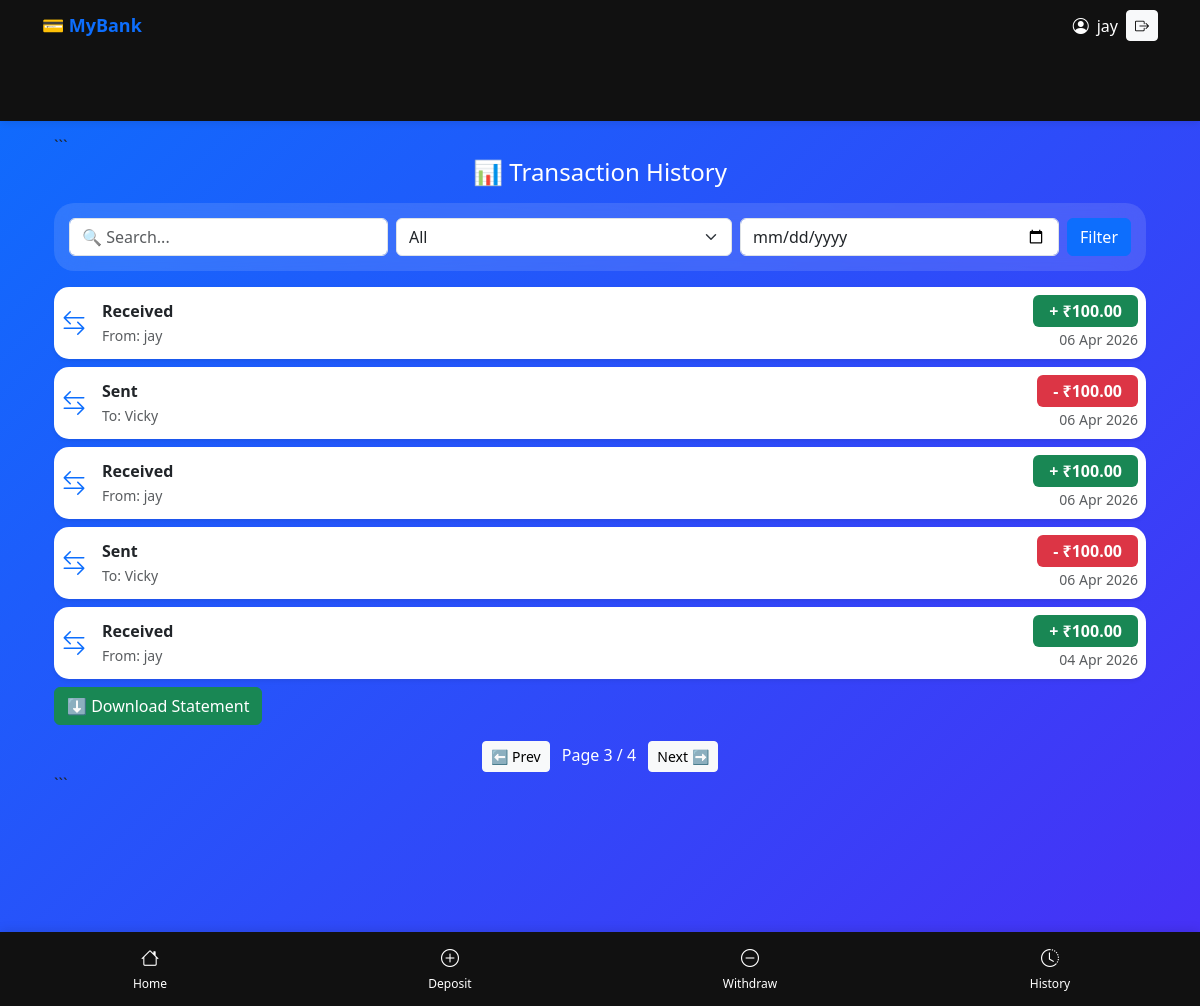
Before: /history/?page=3&search=&type=&date= (signed in) with the older database file.
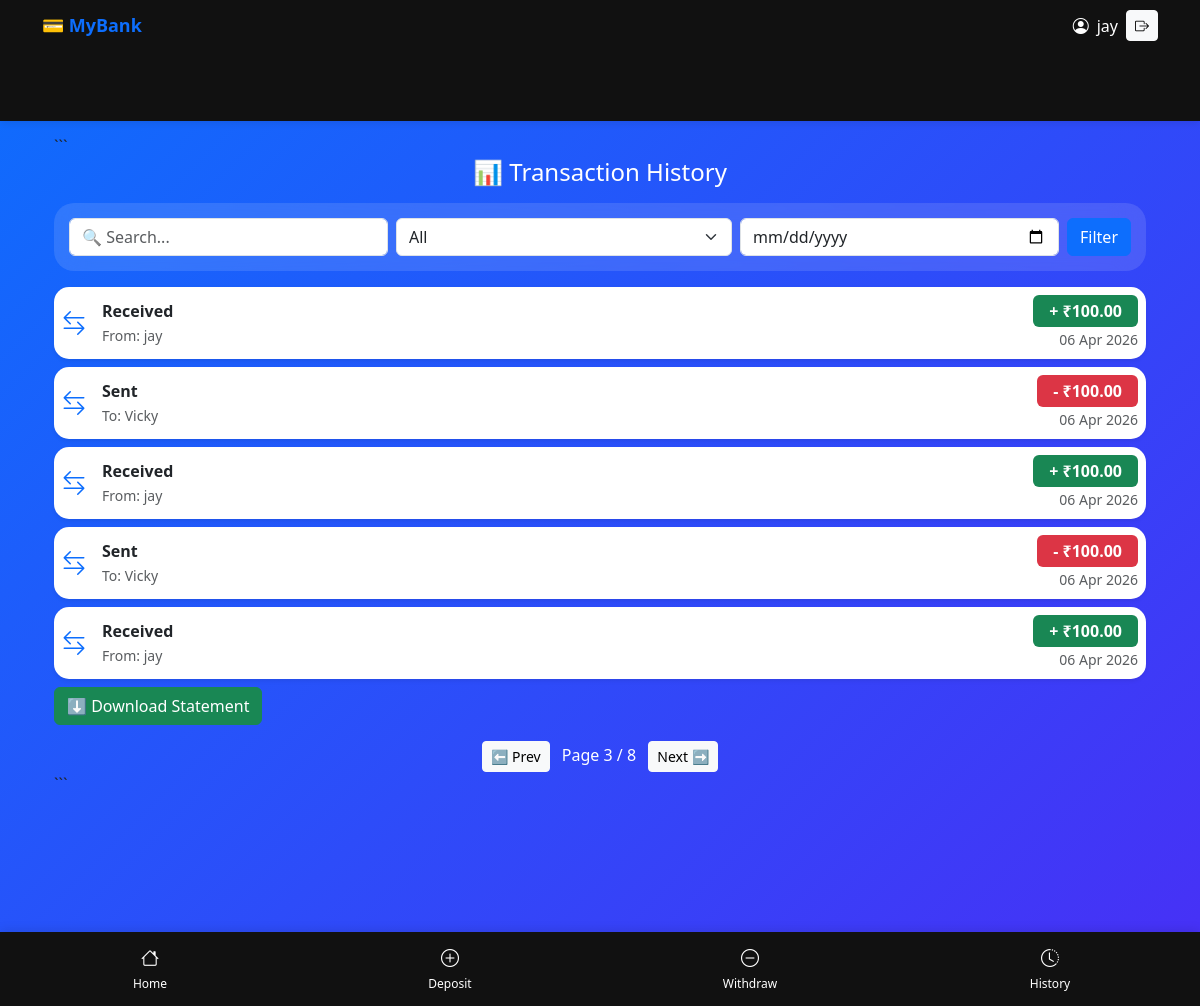
After: the same page with the newer database file.
### accounts/models.py (models this page shows, shortened)
class Transaction(models.Model):
    TRANSACTION_TYPE = (
        ('DEPOSIT', 'Deposit'),
        ('WITHDRAW', 'Withdraw'),
        ('TRANSFER_SENT', 'Transfer Sent'),
        ('TRANSFER_RECEIVED', 'Transfer Received'),
    )
    account = models.ForeignKey(
        Account,
        on_delete=models.CASCADE,
        related_name='transactions'
    )
    sender = models.ForeignKey(
        Account,
        on_delete=models.SET_NULL,
        null=True,
        blank=True,
        related_name='sent_transactions'
    )
    receiver = models.ForeignKey(
        Account,
        on_delete=models.SET_NULL,
        null=True,
        blank=True,
        related_name='received_transactions'
    )
    amount = models.DecimalField(
        max_digits=10,
        decimal_places=2
    )
    transaction_type = models.CharField(
        max_length=20,
        choices=TRANSACTION_TYPE
    )
    timestamp = models.DateTimeField(auto_now_add=True)
    class Meta:
        ordering = ['-timestamp']  # latest first

class Account(models.Model):
    user = models.OneToOneField(User, on_delete=models.CASCADE)
    account_number = models.CharField(max_length=12, unique=True)
    balance = models.DecimalField(max_digits=10, decimal_places=2, default=0)
    created_at = models.DateTimeField(auto_now_add=True)

### accounts/views.py (the view, shortened to what this page needs)
# urls.py: path('history/', views.transaction_history, name='history'),
@login_required
def transaction_history(request):
    account = Account.objects.get(user=request.user)
    transactions = Transaction.objects.filter(
        Q(sender=account) | Q(receiver=account)
    ).order_by('-timestamp')
    search = request.GET.get('search', '')
    t_type = request.GET.get('type', '')
    date = request.GET.get('date', '')
    if t_type:
        transactions = transactions.filter(transaction_type=t_type)
    if date:
        transactions = transactions.filter(timestamp__date=date)
    paginator = Paginator(transactions, 5)
    page_number = request.GET.get('page')
    transactions = paginator.get_page(page_number)
    return render(request, 'history.html', {
        'transactions': transactions
    })

### accounts/templates/history.html (shortened to what this page needs)
{% extends 'base.html' %}
{% block content %}
<div class="container mt-3">
```
<h4 class="text-center text-white mb-3">📊 Transaction History</h4>
<form method="GET" class="filter-box mb-3">
    <div class="d-flex gap-2 filter-row">
        <input type="text" name="search" class="form-control"
               placeholder="🔍 Search..."
               value="{{ request.GET.search }}">
        <select name="type" class="form-select">
            <option value="">All</option>
        </select>
        <input type="date" name="date" class="form-control"
               value="{{ request.GET.date }}">
        <button type="submit" class="btn btn-primary">
            Filter
        </button>
    </div>
</form>
{% for t in transactions %}
<div class="card tx-card shadow-sm mb-2 p-2">
    <div class="d-flex justify-content-between align-items-center">
        <div class="d-flex align-items-center">
            <div class="me-3">
                {% if t.transaction_type == "DEPOSIT" %}
                    <i class="bi bi-arrow-down-circle text-success fs-4"></i>
                {% elif t.transaction_type == "WITHDRAW" %}
                    <i class="bi bi-arrow-up-circle text-danger fs-4"></i>
                {% else %}
                    <i class="bi bi-arrow-left-right text-primary fs-4"></i>
                {% endif %}
            </div>
            <div>
                <strong>
                    {% if t.transaction_type == "DEPOSIT" %}
                        Deposit
                    {% elif t.transaction_type == "WITHDRAW" %}
                        Withdraw
                    {% elif t.transaction_type == "TRANSFER_RECEIVED" %}
                        Received
                    {% elif t.transaction_type == "TRANSFER_SENT" %}
                        Sent
                    {% endif %}
                </strong>
                <br>
                <small class="text-muted">
                    {% if t.transaction_type == "TRANSFER_RECEIVED" %}
                        From: {{ t.sender.user.username|default:"Unknown" }}
                    {% elif t.transaction_type == "TRANSFER_SENT" %}
                        To: {{ t.receiver.user.username|default:"Unknown" }}
                    {% elif t.transaction_type == "DEPOSIT" %}
                        From: Bank
                    {% elif t.transaction_type == "WITHDRAW" %}
                        To: Cash
                    {% endif %}
                </small>
            </div>
        </div>
        <div class="text-end">
            {% if t.transaction_type == "DEPOSIT" or t.transaction_type == "TRANSFER_RECEIVED" %}
                <span class="badge bg-success px-3 py-2 fs-6">
                    + ₹{{ t.amount }}
                </span>
            {% else %}
                <span class="badge bg-danger px-3 py-2 fs-6">
                    - ₹{{ t.amount }}
                </span>
            {% endif %}
            <br>
            <small class="text-muted">
                {{ t.timestamp|date:"d M Y" }}
            </small>
        </div>
    </div>
</div>
{% empty %}
<div class="text-center text-white mt-5">
    <p>No transactions found</p>
</div>
{% endfor %}
<a href="{% url 'download_statement' %}" class="btn btn-success">
    ⬇ Download Statement
</a>
<div class="mt-3 text-center">
    {% if transactions.has_previous %}
        <a class="btn btn-light btn-sm"
           href="?page={{ transactions.previous_page_number }}&search={{ request.GET.search }}&type={{ request.GET.type }}&date={{ request.GET.date }}">
           ⬅ Prev
        </a>
    {% endif %}
    <span class="mx-2 text-white">
        Page {{ transactions.number }} / {{ transactions.paginator.num_pages }}
    </span>
    {% if transactions.has_next %}
        <a class="btn btn-light btn-sm"
           href="?page={{ transactions.next_page_number }}&search={{ request.GET.search }}&type={{ request.GET.type }}&date={{ request.GET.date }}">
           Next ➡
        </a>
    {% endif %}
</div>
```
</div>
{% endblock %}

Changed rows visible on the page:
no longer on this page (row unchanged): Transaction: shows "Received", sender.user.username "jay", amount "100.00", timestamp "04 Apr 2026"
added Transaction: shows "Received", sender.user.username "jay", amount "100.00", timestamp "06 Apr 2026"
Other visible differences:
{{ transactions.paginator.num_pages }}: "4" → "8"
